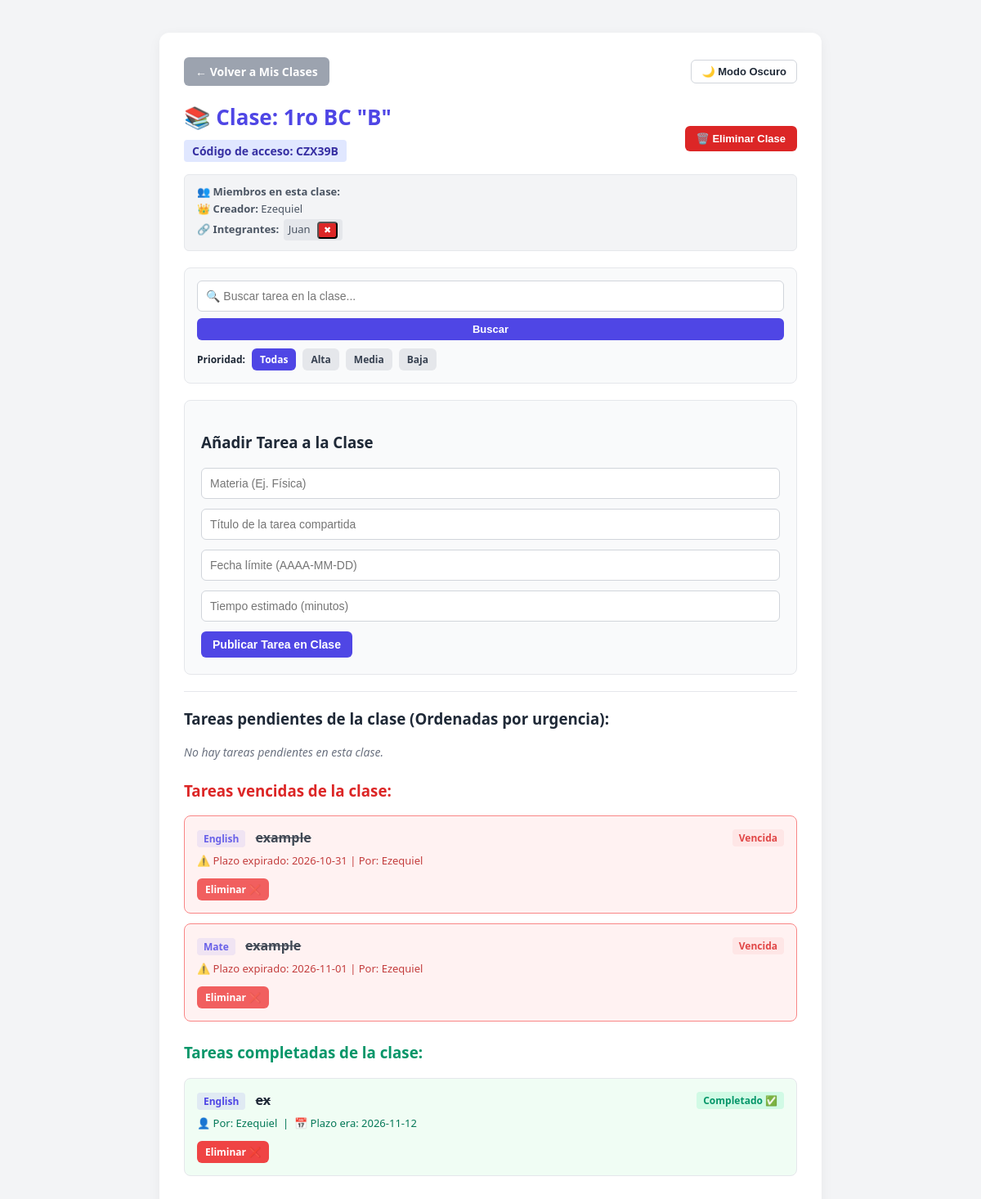
Page /class/1 (signed in) on the earlier database version.
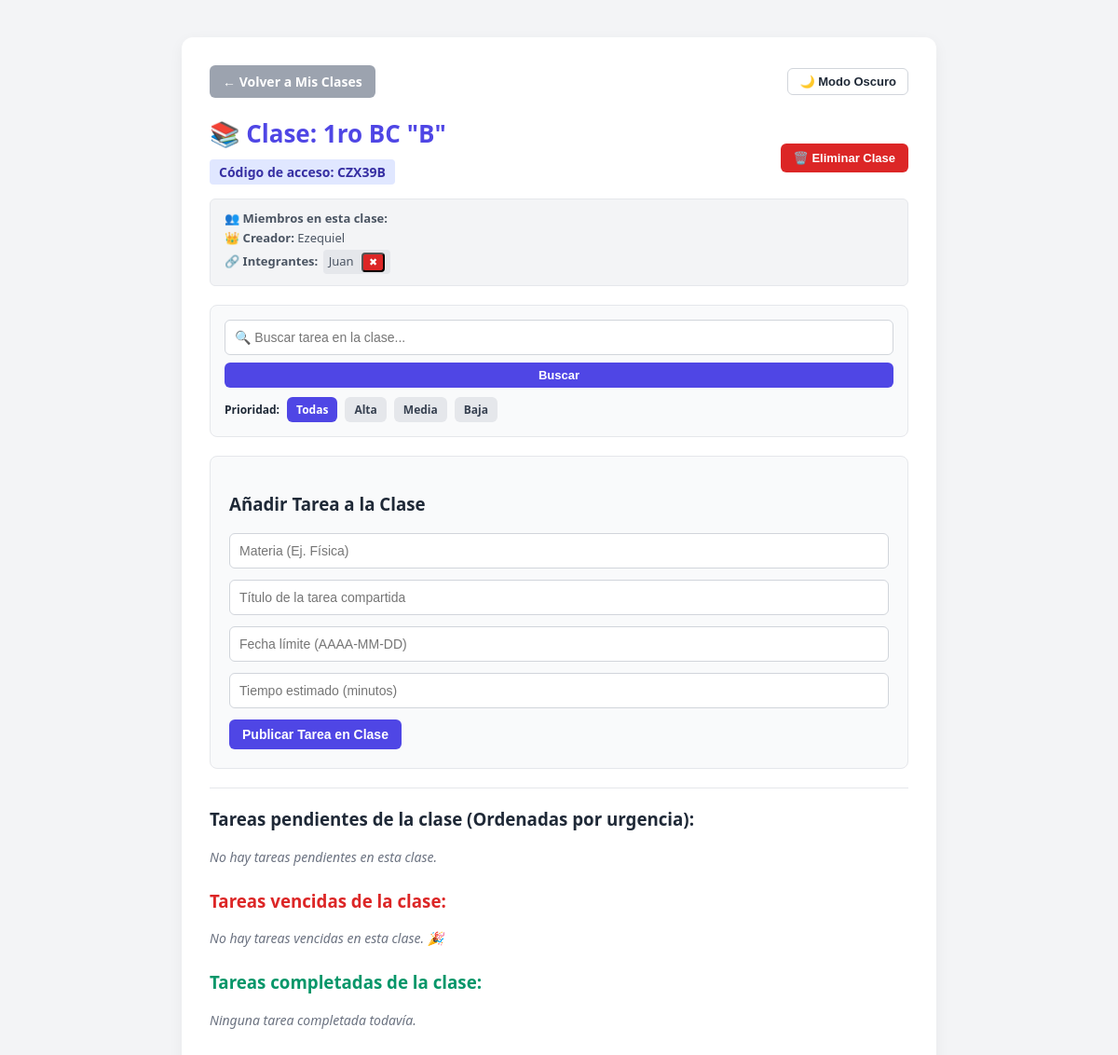
Same page on the later database version.
### models.py (models this page shows)
class Classroom(db.Model):
    id = db.Column(db.Integer, primary_key=True)
    name = db.Column(db.String(150), nullable=False)
    code = db.Column(db.String(20), unique=True, nullable=False)
    creator_id = db.Column(db.Integer, db.ForeignKey("user.id"), nullable=False)
    tasks = db.relationship(
        "ClassTask", backref="classroom", cascade="all, delete-orphan", lazy=True
    )

class User(db.Model):
    id = db.Column(db.Integer, primary_key=True)
    username = db.Column(db.String(100), unique=True, nullable=False)
    password = db.Column(db.String(200), nullable=False)
    tasks = db.relationship("Task", backref="owner", lazy=True)
    classes_created = db.relationship("Classroom", backref="creator", lazy=True)
    enrolled_classes = db.relationship(
        "Classroom",
        secondary=class_members,
        backref=db.backref("members", lazy=True),
    )

class ClassTask(db.Model):
    id = db.Column(db.Integer, primary_key=True)
    title = db.Column(db.String(200), nullable=False)
    subject = db.Column(db.String(100), nullable=False, default="General")
    deadline = db.Column(db.Date, nullable=False)
    estimated_time = db.Column(db.Integer, nullable=False)
    priority = db.Column(db.String(50), nullable=False)
    completed = db.Column(db.Boolean, default=False, nullable=False)
    classroom_id = db.Column(
        db.Integer, db.ForeignKey("classroom.id"), nullable=False
    )
    user_id = db.Column(db.Integer, db.ForeignKey("user.id"), nullable=False)
    author_name = db.Column(db.String(100), nullable=False)

### app.py (the view)
@app.route("/class/<int:class_id>")
def view_class(class_id):
    if "user_id" not in session:
        return redirect(url_for("login"))
    user = User.query.get(session["user_id"])
    classroom = Classroom.query.get_or_404(class_id)
    if classroom.creator_id != user.id and classroom not in user.enrolled_classes:
        return redirect(url_for("classes_dashboard"))
    today = date.today()
    priority = request.args.get("priority")
    search = request.args.get("search", "").strip()
    q = ClassTask.query.filter_by(
        classroom_id=classroom.id, completed=False
    ).filter(ClassTask.deadline >= today)
    if priority in ["Alta", "Media", "Baja"]:
        q = q.filter_by(priority=priority)
    if search:
        q = q.filter(ClassTask.title.ilike(f"%{search}%"))
    expired_tasks = ClassTask.query.filter_by(
        classroom_id=classroom.id, completed=False
    ).filter(ClassTask.deadline < today).order_by(ClassTask.deadline.asc()).all()
    completed_tasks = ClassTask.query.filter_by(
        classroom_id=classroom.id, completed=True
    ).order_by(ClassTask.deadline.desc()).all()
    is_creator = classroom.creator_id == user.id
    priority_order = case(
        (ClassTask.priority == 'Alta', 1),
        (ClassTask.priority == 'Media', 2),
        (ClassTask.priority == 'Baja', 3),
        else_=4
    )
    return render_template(
        "classroom.html",
        classroom=classroom,
        tasks=q.order_by(ClassTask.deadline.asc(), priority_order).all(),
        expired_tasks=expired_tasks,
        completed_tasks=completed_tasks,
        today=today,
        is_creator=is_creator,
        current_user_id=user.id,
        current_filter=priority,
        search_query=search,
        format_date=format_spanish_date,
    )

### app.py (called while the page is built)
@app.before_request
def make_session_permanent():
    session.permanent = True

### templates/classroom.html (shortened to what this page needs)
<!DOCTYPE html>
<html lang="es">
<head>
</head>
<body data-theme="light">
    <div class="container">
        <div style="display: flex; justify-content: space-between; align-items: center; margin-bottom: 20px;">
            <a href="/classes" class="btn btn-back">← Volver a Mis Clases</a>
            <button class="theme-toggle" onclick="toggleTheme()">🌙 Modo Oscuro</button>
        </div>
        <div class="header-flex">
            <div>
                <h1>📚 Clase: {{ classroom.name }}</h1>
                <div class="code-tag">Código de acceso: {{ classroom.code }}</div>
            </div>
            {% if is_creator %}
            <form action="/class/{{ classroom.id }}/delete" method="POST"
                onsubmit="return confirm('¿Estás seguro de eliminar esta clase por completo? Se borrarán todas las tareas compartidas.');">
                <button type="submit" class="btn btn-delete-class">🗑️ Eliminar Clase</button>
            </form>
            {% endif %}
        </div>
        <div class="members-box">
            <strong>👥 Miembros en esta clase:</strong><br>
            👑 <strong>Creador:</strong> {{ classroom.creator.username }}<br>
            {% if classroom.members %}
            🔗 <strong>Integrantes:</strong>
            {% for m in classroom.members %}
            <span class="member-chip">
                {{ m.username }}
                {% if is_creator %}
                <form action="/class/{{ classroom.id }}/remove-member/{{ m.id }}" method="POST" style="display:inline;"
                    onsubmit="return confirm('¿Expulsar a {{ m.username }} de la clase?');">
                    <button type="submit" class="btn-remove" title="Expulsar miembro">✖</button>
                </form>
                {% endif %}
            </span>
            {% endfor %}
            {% else %}
            🔗 <em>No hay más integrantes unidos aún.</em>
            {% endif %}
        </div>
        <div class="card-box" style="padding: 15px;">
            <form method="GET" action="/class/{{ classroom.id }}">
                <input type="text" name="search" placeholder="🔍 Buscar tarea en la clase..." value="{{ search_query }}"
                    style="margin-bottom: 8px;">
                <button type="submit" class="btn" style="width: 100%; font-size: 13px; padding: 6px;">Buscar</button>
            </form>
            <div class="filter-bar">
                <span style="font-size: 12px; font-weight: bold;">Prioridad:</span>
                <a href="/class/{{ classroom.id }}{% if search_query %}?search={{ search_query }}{% endif %}"
                    class="filter-btn {% if not current_filter %}active{% endif %}">Todas</a>
                <a href="/class/{{ classroom.id }}?priority=Alta{% if search_query %}&search={{ search_query }}{% endif %}"
                    class="filter-btn {% if current_filter == 'Alta' %}active{% endif %}">Alta</a>
                <a href="/class/{{ classroom.id }}?priority=Media{% if search_query %}&search={{ search_query }}{% endif %}"
                    class="filter-btn {% if current_filter == 'Media' %}active{% endif %}">Media</a>
                <a href="/class/{{ classroom.id }}?priority=Baja{% if search_query %}&search={{ search_query }}{% endif %}"
                    class="filter-btn {% if current_filter == 'Baja' %}active{% endif %}">Baja</a>
            </div>
        </div>
        <div class="card-box">
            <h3>Añadir Tarea a la Clase</h3>
            <form action="/class/{{ classroom.id }}/add" method="POST">
                <input type="text" name="subject" placeholder="Materia (Ej. Física)" required>
                <input type="text" name="title" placeholder="Título de la tarea compartida" required>
                <input type="text" name="deadline" placeholder="Fecha límite (AAAA-MM-DD)" pattern="\d{4}-\d{2}-\d{2}"
                    required>
                <input type="number" name="estimated_time" placeholder="Tiempo estimado (minutos)" required>
                <button type="submit" class="btn">Publicar Tarea en Clase</button>
            </form>
        </div>
        <hr style="border: 0; border-top: 1px solid #e5e7eb; margin: 20px 0;">
        <h3>Tareas pendientes de la clase (Ordenadas por urgencia):</h3>
        {% set grouped_tasks = {} %}
        {% if grouped_tasks %}
        {% for date_heading, task_list in grouped_tasks.items() %}
        <div
            style="margin-top: 20px; margin-bottom: 8px; border-bottom: 2px solid var(--primary); padding-bottom: 4px;">
            <h4 style="color: var(--primary); margin: 0; font-size: 16px; text-transform: capitalize;">📅 {{
                date_heading }}</h4>
        </div>
        <ul>
            {% for task in task_list %}
            {% set days_diff = (task.deadline - today).days %}
            <li class="task-item {% if days_diff <= 1 %}task-item-urgent{% endif %}">
                <div class="task-info">
                    <div>
                        <span class="badge-subject">{{ task.subject }}</span>
                        <strong style="margin-left: 8px;">{{ task.title }}</strong>
                    </div>
                    {% if task.priority == 'Alta' %}
                    <span class="badge-alta">Alta</span>
                    {% elif task.priority == 'Media' %}
                    <span class="badge-media">Media</span>
                    {% else %}
                    <span class="badge-baja">Baja</span>
                    {% endif %}
                </div>
                <div
                    style="font-size: 13px; color: #6b7280; display: flex; align-items: center; gap: 10px; flex-wrap: wrap;">
                    <span>👤 Por: {{ task.author_name }}</span>
                    <span>📅 Plazo: {{ task.deadline }}</span>
                    {% if days_diff == 0 %}
                    <span class="badge-urgent-text">🔥 ¡Se presenta hoy!</span>
                    {% elif days_diff == 1 %}
                    <span class="badge-urgent-text">⚠️ ¡Se presenta mañana!</span>
                    {% endif %}
                    <span>⏱️ {{ task.estimated_time }} min</span>
                </div>
                {% if is_creator or task.user_id == current_user_id %}
                <div style="margin-top: 5px; display: flex; gap: 8px;">
                    <a href="/class/task-complete/{{ task.id }}" class="btn btn-complete">Completado ✅</a>
                    <a href="/class/task-edit/{{ task.id }}" class="btn btn-edit">Editar ✏️</a>
                    <a href="/class/task-delete/{{ task.id }}" class="btn btn-delete">Eliminar ❌</a>
                </div>
                {% else %}
                <div style="font-size: 12px; color: #9ca3af; font-style: italic; margin-top: 4px;">Solo el autor o el
                    profesor pueden modificar esta tarea.</div>
                {% endif %}
            </li>
            {% endfor %}
        </ul>
        {% endfor %}
        {% else %}
        <ul>
            <li style="color: #6b7280; font-style: italic; font-size: 14px;">No hay tareas pendientes en esta clase.
            </li>
        </ul>
        {% endif %}
        <h3 style="color: #dc2626; margin-top: 25px;">Tareas vencidas de la clase:</h3>
        <ul>
            {% for task in expired_tasks %}
            <li class="task-item task-item-expired">
                <div class="task-info">
                    <div>
                        <span class="badge-subject">{{ task.subject }}</span>
                        <strong style="text-decoration: line-through; margin-left: 8px;">{{ task.title }}</strong>
                    </div>
                    <span class="badge-alta">Vencida</span>
                </div>
                <div style="font-size: 13px; color: #b91c1c;">
                    ⚠️ Plazo expirado: {{ task.deadline }} | Por: {{ task.author_name }}
                </div>
                {% if is_creator or task.user_id == current_user_id %}
                <div style="margin-top: 5px;">
                    <a href="/class/task-delete/{{ task.id }}" class="btn btn-delete">Eliminar ❌</a>
                </div>
                {% endif %}
            </li>
            {% else %}
            <li style="color: #6b7280; font-style: italic; font-size: 14px;">No hay tareas vencidas en esta clase. 🎉
            </li>
            {% endfor %}
        </ul>
        <h3 style="color: #059669; margin-top: 25px;">Tareas completadas de la clase:</h3>
        <ul>
            {% for task in completed_tasks %}
            <li class="task-item" style="background: #f0fdf4;">
                <div class="task-info">
                    <div>
                        <span class="badge-subject">{{ task.subject }}</span>
                        <span style="text-decoration: line-through; margin-left: 8px;"><strong>{{ task.title
                                }}</strong></span>
                    </div>
                    <span class="badge-completed">Completado ✅</span>
                </div>
                <div style="font-size: 13px; color: #047857;">
                    👤 Por: {{ task.author_name }} &nbsp;|&nbsp; 📅 Plazo era: {{ task.deadline }}
                </div>
                {% if is_creator %}
                <div style="margin-top: 5px;">
                    <a href="/class/task-delete/{{ task.id }}" class="btn btn-delete">Eliminar ❌</a>
                </div>
                {% endif %}
            </li>
            {% else %}
            <li style="color: #6b7280; font-style: italic; font-size: 14px;">Ninguna tarea completada todavía.</li>
            {% endfor %}
        </ul>
    </div>
</body>
</html>

### templates/classroom.html (style rules this page uses)
:root { --primary: #4f46e5; --primary-hover: #4338ca; --bg-color: #f3f4f6; --card-bg: #ffffff; --text-main: #1f2937; --danger: #ef4444; --success: #10b981; --warning: #f59e0b; }
body { font-family: 'Segoe UI', Tahoma, Geneva, Verdana, sans-serif; background-color: var(--bg-color); color: var(--text-main); margin: 0; padding: 40px; display: flex; justify-content: center; }
.container { width: 100%; max-width: 750px; background: var(--card-bg); padding: 30px; border-radius: 12px; box-shadow: 0 4px 15px rgba(0, 0, 0, 0.05); }
.header-flex { display: flex; justify-content: space-between; align-items: center; }
h1 { color: var(--primary); font-size: 26px; margin: 0 0 10px 0; }
.btn { background-color: var(--primary); color: white; padding: 8px 14px; border-radius: 6px; text-decoration: none; font-weight: 600; font-size: 14px; border: none; cursor: pointer; display: inline-block; }
.btn-back { background-color: #9ca3af; }
.btn-delete-class { background-color: #dc2626; font-size: 13px; }
.btn-remove { background-color: #dc2626; color: white; font-size: 11px; padding: 2px 6px; border-radius: 4px; text-decoration: none; margin-left: 5px; }
.card-box { background: #f9fafb; border: 1px solid #e5e7eb; padding: 20px; border-radius: 8px; margin-bottom: 20px; }
input[type="text"], input[type="number"] { width: 100%; padding: 10px; border: 1px solid #d1d5db; border-radius: 6px; font-size: 14px; box-sizing: border-box; margin-bottom: 12px; }
ul { list-style: none; padding: 0; }
.code-tag { background: #e0e7ff; color: #3730a3; padding: 4px 10px; border-radius: 4px; font-weight: bold; font-size: 14px; display: inline-block; margin-bottom: 15px; }
.members-box { font-size: 13px; color: #4b5563; background: #f3f4f6; padding: 10px 15px; border-radius: 6px; margin-bottom: 20px; line-height: 1.6; border: 1px solid #e5e7eb; }
.member-chip { background: #e5e7eb; padding: 2px 6px; border-radius: 4px; display: inline-block; margin: 2px; }
.theme-toggle { background: transparent; border: 1px solid #d1d5db; color: inherit; padding: 6px 12px; border-radius: 6px; cursor: pointer; font-size: 13px; font-weight: 600; }
.filter-bar { display: flex; gap: 8px; margin-top: 10px; flex-wrap: wrap; align-items: center; }
.filter-btn { background: #e5e7eb; color: #374151; padding: 5px 10px; border-radius: 6px; text-decoration: none; font-size: 12px; font-weight: 600; }
.filter-btn.active { background: var(--primary); color: white; }

Differences in the rows shown:
removed ClassTask: subject "English", title "example", deadline "2026-10-31", author_name "Ezequiel", shown under "Tareas vencidas de la clase:"
removed ClassTask: subject "Mate", title "example", deadline "2026-11-01", author_name "Ezequiel", shown under "Tareas vencidas de la clase:"
removed ClassTask: subject "English", title "ex", author_name "Ezequiel", deadline "2026-11-12", shown under "Tareas completadas de la clase:"
Other differences:
text now shown: "No hay tareas vencidas en esta clase. 🎉 Ninguna tarea completada todavía."
